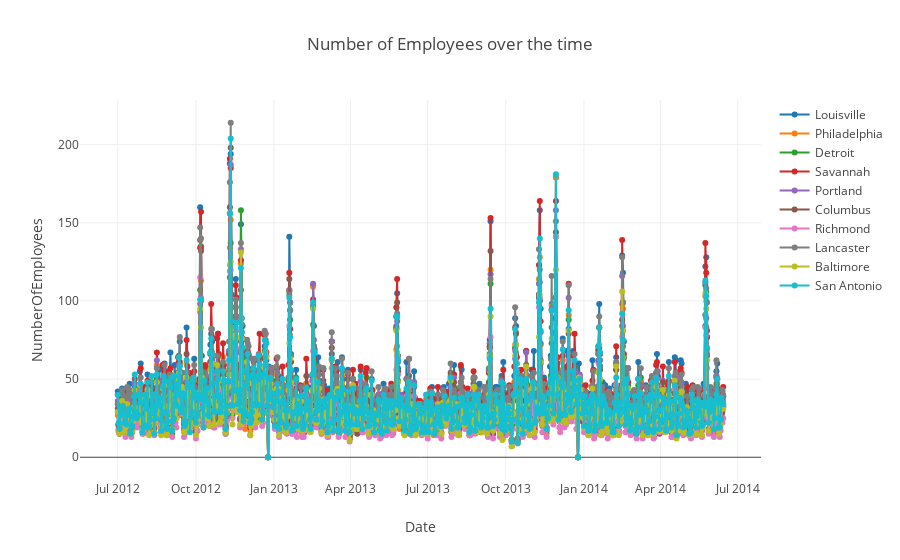

Notebook code for this chart:
### Code cell
# Plotting the Number of Employees at the store over the time.

data = [dict(
  type = 'scatter',
  name = 'NumberOfEmployees',
  x = df_sales.Date,
  y = df_sales.Num_Employees,
  mode = 'markers+lines',
  transforms = [dict(
    type = 'groupby',
    groups = df_sales.Store
  )]
)]


layout = {
    'title': 'Number of Employees over the time',
    'yaxis': {'title': 'NumberOfEmployees'},
    'xaxis': {'title': 'Date'}
}


py.iplot({'data': data, 'layout': layout}, validate=False)

### Figure 1 — Plotly figure (JSON) as saved in the notebook; plotly's stock layout.template omitted (floating-point values rounded to 4 significant figures; data arrays with more than 128 entries replaced by an {"elided": "..."} marker saying what was removed)
{"data": [{"mode": "markers+lines", "name": "NumberOfEmployees", "transforms": [{"groups": {"elided": "7140 str values"}, "type": "groupby"}], "type": "scatter", "x": {"elided": "7140 str values"}, "y": {"elided": "7140 int values"}}], "layout": {"title": "Number of Employees over the time", "xaxis": {"title": "Date"}, "yaxis": {"title": "NumberOfEmployees"}}}
